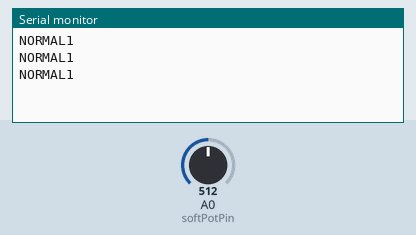
Simulated run of this sketch. Board: Arduino Uno, built with avr-gcc and run on an emulated ATmega328P. Shown: the last lines printed to the serial monitor. The test bench sets the inputs (shaded band); at power-on: A0 (softPotPin) = 512.

Above: at 2.0 s.
2.1 s: A0 (softPotPin) set to 491
At 2.66 s:
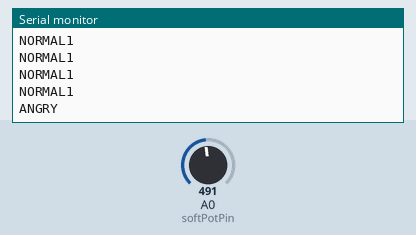
4.3 s: A0 (softPotPin) set to 410
At 4.66 s:
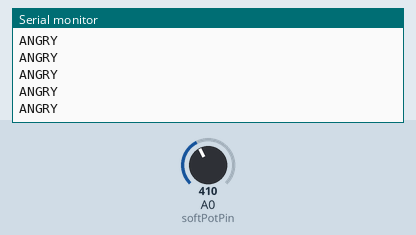
5.8 s: A0 (softPotPin) set to 387
At 6.26 s:
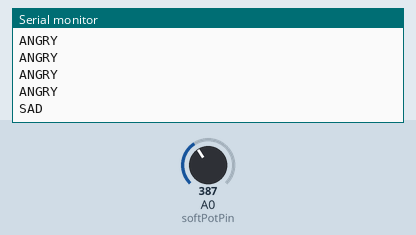
7.9 s: A0 (softPotPin) set to 313
At 8.27 s:
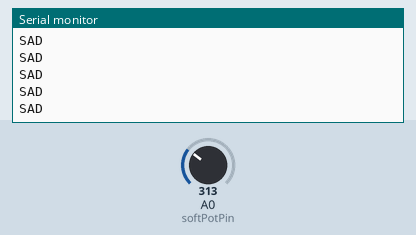
9.4 s: A0 (softPotPin) set to 290
At 9.87 s:
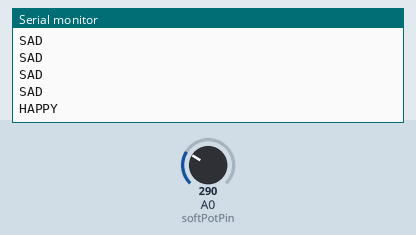

Measured:
- the behaviour switches between 500 and 499 on A0 (softPotPin) (found by bisection; images 0 and 1)
- the behaviour switches between 400 and 399 on A0 (softPotPin) (found by bisection; images 2 and 3)
- the behaviour switches between 300 and 299 on A0 (softPotPin) (found by bisection; images 4 and 5)
- after the input at 2.1 s, the serial monitor: prints a new line after 0.31 s (image 1)
- after the input at 5.8 s, the serial monitor: prints a new line after 0.21 s (image 3)
- after the input at 9.4 s, the serial monitor: prints a new line after 0.21 s (image 5)

The sketch:

softpotLastEmotion_Messy.ino
```cpp
// Setting the counter to 0
int counter = 0;
// Setting the user emotion to 'NORMAL 1' based on emotions in the printEmotion_Sensor() method
int currentValue = 500;
// This is the size of the loop and the arrays used to calculate the average
const int loopSize = 50;
// This is where the average value is going to be stored
unsigned int Average = 0;
// This is where the readings from the sensor are stored so that we can get the average later
int ADCreadings[loopSize];
// This is the pin that will be used as the input
const int softPotPin = A0;
/*
 *  This will be the led pin that will be used to show status of the Arduino
 *  It will flicker or stay on (flicker = attempting communication. stay on = succesfful communication)
 *  Maybe we can look at an RGB led that will show the current emotion
      - with colour after sucessfull communication
    */
const int ledPin = 3;

void setup()
{
  // This makes the default base line value LOW (0)... Anything higher than 0 is consider a press or swipe
  digitalWrite(softPotPin, LOW); //This will make the base value 0

  Serial.begin(9600);

  for(int x=0; x<50; x++)
  {
    ADCreadings[x]=analogRead(softPotPin);
    delay(16);
  }
}


void loop()
{
  //Serial.print (Serial.readString());
  //if(areWeConnected())
  //{
    int sensorValue = analogRead(softPotPin);
    ADCreadings[counter]=sensorValue;
    findaverage();

    counter++;

    if(counter == loopSize)
      counter=0;

    // Going to determine if the sensor is being touched
    // That value will be used as the current value = current emotions
    if(isSoftPotBeingTouched(sensorValue))
    {
      currentValue = sensorValue;
    }

    // This prints information. Sensor value and the average
    // printSensorInfo(sensorValue);
    // This prints the emotion based on the average value
    // printEmotion_Average();

    // Emotion will be chosen based on the current value
    printEmotion_Sensor(currentValue);

    // Just delaying the program so that the values are more readable
    delay(400);
  //}
}

bool areWeConnected()
{
  if(Serial.readString() == "connected")
    return true;
  else
  {
    Serial.print("ping\n");
    return false;
  }
}

void findaverage()
{
  Average=0;

  for(int x=0; x < loopSize; x++)
  {
    Average += ADCreadings[x];
  }
  Average = (Average / loopSize);
}

// This will just print the sensor value and the average
void printSensorInfo(int sensorValue)
{
  Serial.print("Sensor:\t");
  Serial.print(sensorValue);
  Serial.print("\tAverage:\t");
  Serial.print(Average);
}

// This will print the emotion based on the average (Think this needs to change)
void printEmotion_Average()
{
  if (Average >= 0 && Average < 300)
    Serial.println("\tHAPPY\t");
  else if (Average >= 300 && Average < 600)
    Serial.println("\tSAD\t");
  else
    Serial.println("\tMAD\t");
}

// This will print the emption based on the senor value
void printEmotion_Sensor(int sensorValue)
{
 //  Serial.println("---------- EMOTION WITH SENSOR VALUE ----------");
  if (sensorValue >= 100 && sensorValue < 300)
    Serial.println("HAPPY");
  else if (sensorValue >= 300 && sensorValue < 400)
    Serial.println("SAD");
  else if (sensorValue >= 400 && sensorValue < 500)
    Serial.println("ANGRY");
  else if (sensorValue >= 500 && sensorValue < 600)
    Serial.println("NORMAL1");
  else if (sensorValue >= 600 && sensorValue < 700)
    Serial.println("NORMAL2");
  else if (sensorValue >= 700 && sensorValue < 800)
    Serial.println("NORMAL3");
  else if (sensorValue >= 800 && sensorValue < 900)
    Serial.println("NORMAL4");
  else if (sensorValue >= 900 && sensorValue < 1000)
    Serial.println("NORMAL5");
  else
    //Serial.println("(NO EMOTION)");
    Serial.println("NORMAL1"); // Made 'NORMAL 1' the fall back emotion

   // Serial.println("-----------------------------------------------");
}

// Going to try to select and emotion based on a swipe action [left or right]
// I will use the value that comes from the sensor
// I will also print the emotion based on the senor value
void swipe(int sensorValue)
{

}

// This will return a bool value based on whether the value is more then the resting
// value... With digitalWirte it's 1011
bool isSoftPotBeingTouched(int sensorValue)
{
  if(sensorValue > 0)
    return true;
  else
    return false;
}

// This will be used when the arduino is waiting for a connection from the applications
bool didReceiveConnectionFromApplication()
{


  return false;
}

// This will make an LED blink while we waiting for confirmation that the
// Arduino has made successfull communication
bool waitingForConnectionLED(bool weConnected, int LEDpin, int delayInterval)
{
  if(!weConnected)
  {
    digitalWrite(LEDpin, HIGH);
    delay(delayInterval);
    digitalWrite(LEDpin, LOW);
    delay(delayInterval);
    digitalWrite(LEDpin, HIGH);
    delay(delayInterval);
    return false;
  }
  else
  {
    digitalWrite(LEDpin, HIGH);
    return true;
  }
}
```
